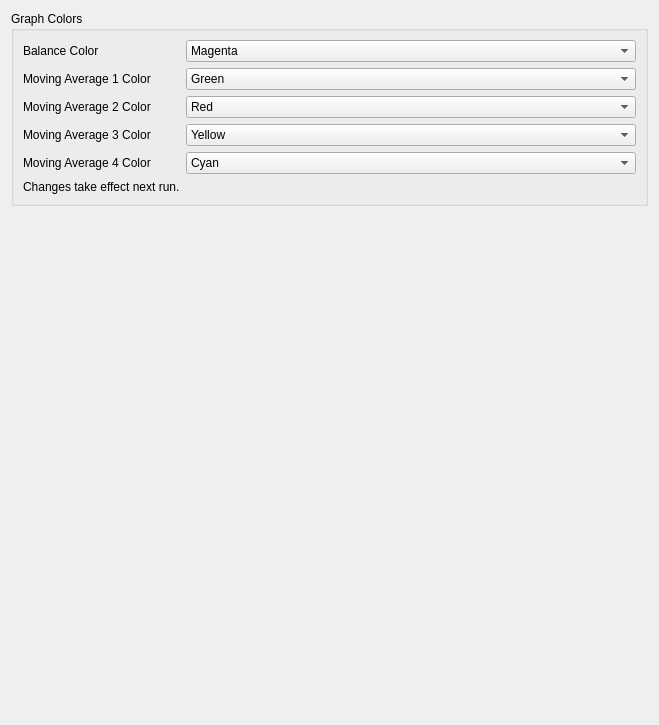
         <widget class="QWidget" name="tab_12">
          <attribute name="title">
           <string>Graphs</string>
          </attribute>
          <layout class="QGridLayout" name="gridLayout_23">
           <item row="0" column="0">
            <widget class="QGroupBox" name="groupBox">
             <property name="title">
              <string>Graph Colors</string>
             </property>
             <layout class="QGridLayout" name="gridLayout_11">
              <item row="4" column="1">
               <widget class="QComboBox" name="avg4Color">
                <property name="currentIndex">
                 <number>3</number>
                </property>
                <item>
                 <property name="text">
                  <string>Blue</string>
                 </property>
                </item>
                <item>
                 <property name="text">
                  <string>Green</string>
                 </property>
                </item>
                <item>
                 <property name="text">
                  <string>Red</string>
                 </property>
                </item>
                <item>
                 <property name="text">
                  <string>Cyan</string>
                 </property>
                </item>
                <item>
                 <property name="text">
                  <string>Magenta</string>
                 </property>
                </item>
                <item>
                 <property name="text">
                  <string>Yellow</string>
                 </property>
                </item>
                <item>
                 <property name="text">
                  <string>Black</string>
                 </property>
                </item>
                <item>
                 <property name="text">
                  <string>White</string>
                 </property>
                </item>
               </widget>
              </item>
              <item row="4" column="0">
               <widget class="QLabel" name="movingAverage4ColorLabel">
                <property name="text">
                 <string>Moving Average 4 Color</string>
                </property>
               </widget>
              </item>
              <item row="3" column="1">
               <widget class="QComboBox" name="avg3Color">
                <property name="currentIndex">
                 <number>5</number>
                </property>
                <item>
                 <property name="text">
                  <string>Blue</string>
                 </property>
                </item>
                <item>
                 <property name="text">
                  <string>Green</string>
                 </property>
                </item>
                <item>
                 <property name="text">
                  <string>Red</string>
                 </property>
                </item>
                <item>
                 <property name="text">
                  <string>Cyan</string>
                 </property>
                </item>
                <item>
                 <property name="text">
                  <string>Magenta</string>
                 </property>
                </item>
                <item>
                 <property name="text">
                  <string>Yellow</string>
                 </property>
                </item>
                <item>
                 <property name="text">
                  <string>Black</string>
                 </property>
                </item>
                <item>
                 <property name="text">
                  <string>White</string>
                 </property>
                </item>
               </widget>
              </item>
              <item row="1" column="1">
               <widget class="QComboBox" name="avg1Color">
                <property name="currentIndex">
                 <number>1</number>
                </property>
                <item>
                 <property name="text">
                  <string>Blue</string>
                 </property>
                </item>
                <item>
                 <property name="text">
                  <string>Green</string>
                 </property>
                </item>
                <item>
                 <property name="text">
                  <string>Red</string>
                 </property>
                </item>
                <item>
                 <property name="text">
                  <string>Cyan</string>
                 </property>
                </item>
                <item>
                 <property name="text">
                  <string>Magenta</string>
                 </property>
                </item>
                <item>
                 <property name="text">
                  <string>Yellow</string>
                 </property>
                </item>
                <item>
                 <property name="text">
                  <string>Black</string>
                 </property>
                </item>
                <item>
                 <property name="text">
                  <string>White</string>
                 </property>
                </item>
               </widget>
              </item>
              <item row="2" column="0">
               <widget class="QLabel" name="movingAverage2ColorLabel">
                <property name="text">
                 <string>Moving Average 2 Color</string>
                </property>
               </widget>
              </item>
              <item row="1" column="0">
               <widget class="QLabel" name="movingAverage1ColorLabel">
                <property name="text">
                 <string>Moving Average 1 Color</string>
                </property>
               </widget>
              </item>
              <item row="3" column="0">
               <widget class="QLabel" name="movingAverage3ColorLabel">
                <property name="sizePolicy">
                 <sizepolicy hsizetype="Fixed" vsizetype="Preferred">
                  <horstretch>0</horstretch>
                  <verstretch>0</verstretch>
                 </sizepolicy>
                </property>
                <property name="text">
                 <string>Moving Average 3 Color</string>
                </property>
               </widget>
              </item>
              <item row="2" column="1">
               <widget class="QComboBox" name="avg2Color">
                <property name="currentIndex">
                 <number>2</number>
                </property>
                <item>
                 <property name="text">
                  <string>Blue</string>
                 </property>
                </item>
                <item>
                 <property name="text">
                  <string>Green</string>
                 </property>
                </item>
                <item>
                 <property name="text">
                  <string>Red</string>
                 </property>
                </item>
                <item>
                 <property name="text">
                  <string>Cyan</string>
                 </property>
                </item>
                <item>
                 <property name="text">
                  <string>Magenta</string>
                 </property>
                </item>
                <item>
                 <property name="text">
                  <string>Yellow</string>
                 </property>
                </item>
                <item>
                 <property name="text">
                  <string>Black</string>
                 </property>
                </item>
                <item>
                 <property name="text">
                  <string>White</string>
                 </property>
                </item>
               </widget>
              </item>
              <item row="0" column="1">
               <widget class="QComboBox" name="balanceColor">
                <property name="currentIndex">
                 <number>4</number>
                </property>
                <item>
                 <property name="text">
                  <string>Blue</string>
                 </property>
                </item>
                <item>
                 <property name="text">
                  <string>Green</string>
                 </property>
                </item>
                <item>
                 <property name="text">
                  <string>Red</string>
                 </property>
                </item>
                <item>
                 <property name="text">
                  <string>Cyan</string>
                 </property>
                </item>
                <item>
                 <property name="text">
                  <string>Magenta</string>
                 </property>
                </item>
                <item>
                 <property name="text">
                  <string>Yellow</string>
                 </property>
                </item>
                <item>
                 <property name="text">
                  <string>Black</string>
                 </property>
                </item>
                <item>
                 <property name="text">
                  <string>White</string>
                 </property>
                </item>
               </widget>
              </item>
              <item row="0" column="0">
               <widget class="QLabel" name="balanceColorLabel">
                <property name="sizePolicy">
                 <sizepolicy hsizetype="Fixed" vsizetype="Preferred">
                  <horstretch>0</horstretch>
                  <verstretch>0</verstretch>
                 </sizepolicy>
                </property>
                <property name="text">
                 <string>Balance Color</string>
                </property>
               </widget>
              </item>
              <item row="5" column="0">
               <widget class="QLabel" name="label_5">
                <property name="text">
                 <string>Changes take effect next run.</string>
                </property>
               </widget>
              </item>
             </layout>
            </widget>
           </item>
           <item row="1" column="0">
            <spacer name="verticalSpacer_3">
             <property name="orientation">
              <enum>Qt::Vertical</enum>
             </property>
             <property name="sizeHint" stdset="0">
              <size>
               <width>637</width>
               <height>508</height>
              </size>
             </property>
            </spacer>
           </item>
          </layout>
         </widget>
